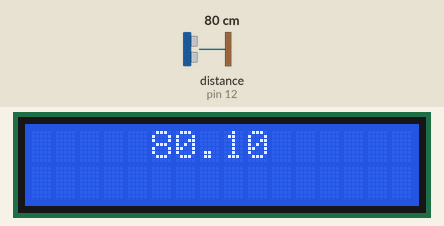
The sketch below on a simulated Arduino Uno, built with avr-gcc and run on an emulated ATmega328P. On the bench: 16×2 character LCD. Wiring (inferred from the names in the program): ultrasonic range finder: trigger pin 11; echo pin 12. Inputs (shaded band) come from the test bench; at power-on: distance to the obstacle (sensor on pin 12) 80 cm. The echo pulse lasts 58.3 µs per cm; what the sketch prints to the serial monitor is not drawn.

Above: at 1.2 s.
1.3 s: distance to the obstacle (sensor on pin 12) set to 2 cm
At 2.4 s:
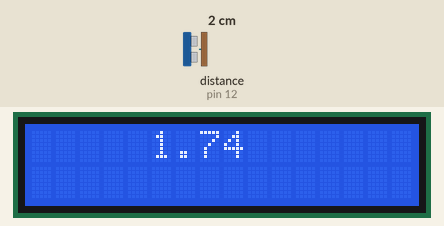
2.8 s: distance to the obstacle (sensor on pin 12) set to 4 cm
At 3.7 s:
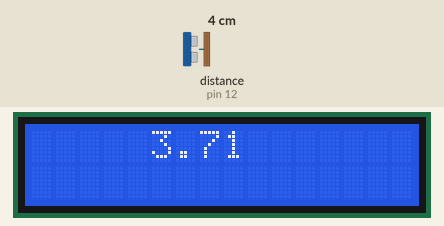
4.3 s: distance to the obstacle (sensor on pin 12) set to 9 cm
At 4.7 s:
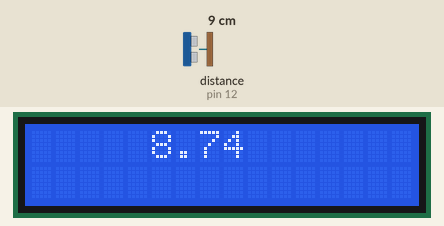
Timing chart, 0 to 7.3 s (numbered marks = the images above; inputs shaded):
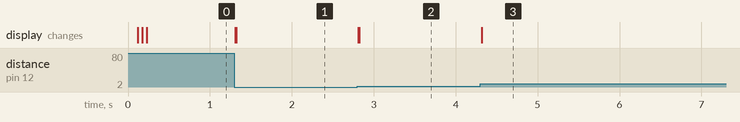

The sketch:

ekran_dotykowy.ino
```cpp
#include <LiquidCrystal.h>
//#include <NewPing.h>
#define trigPin 11
#define echoPin 12
LiquidCrystal lcd(2, 3, 4, 5, 6, 7);
//NewPing sonar(trigPin, echoPin, 500);

void setup() {
  Serial.begin (9600);
  lcd.begin(16, 2); //Deklaracja typu
  pinMode(trigPin, OUTPUT); //Pin, do którego podłączymy trig jako wyjście
  pinMode(echoPin, INPUT); //a echo, jako wejście
}

void loop() {
  float odl;
  //odl = pomiar();
  //wys(srodl(5));
  //wys(pomiar());
  //delay(10);
  //odl = redukcja_zakl(10);
  wys(redukcja_zakl(10));
  //if (odl < 50) wys(odl);
}

float redukcja_zakl(int probka) {
  float dane[probka], sr = 0, mini = 1000;
  int n = probka;
  for (int i = 0; i < probka; i++) {
    dane[i] = pomiar();
    if (dane[i] < mini) mini = dane[i];
    //Serial.print(dane[i], 2);
    //Serial.print(" ");
  } //Serial.println();
  for (int i = 0; i < probka; i++) {
    if (dane[i] > mini * 2) {
      n--;
    } else {
      sr = sr + dane[i];
    }
    //Serial.print(dane[i],2);
    //Serial.print("  ");
  }
  return sr / n;
}

float srodl(float cykle) {
  float odl = 0;
  for (int i = 0; i < cykle; i++) {
    odl = odl + pomiar();
  }
  return odl / cykle;
}

void wys(float odl) {
  lcd.clear();
  lcd.setCursor(5, 0);
  lcd.print(odl);
  Serial.println(odl);
}

float pomiar() {
  float czas;
  digitalWrite(trigPin, LOW);
  delayMicroseconds(2);
  digitalWrite(trigPin, HIGH);
  delayMicroseconds(10);
  digitalWrite(trigPin, LOW);
  //unsigned int czas = sonar.ping();
  czas = pulseIn(echoPin, HIGH);
  return czas / 58;
}
```

Measured:
- after the input at 1.3 s, the display: first changes at once (image 1 shows a later state)
- after the input at 2.8 s, the display: first changes at once (image 2 shows a later state)
- after the input at 4.3 s, the display: changes at once (image 3)
